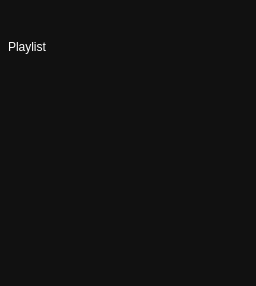
         <widget class="QWidget" name="widgetPlaylist">
          <property name="styleSheet">
           <string notr="true">QWidget {

	background-color : #111111;

}</string>
          </property>
          <layout class="QGridLayout" name="gridLayout_16">
           <property name="leftMargin">
            <number>0</number>
           </property>
           <property name="topMargin">
            <number>0</number>
           </property>
           <property name="rightMargin">
            <number>0</number>
           </property>
           <property name="bottomMargin">
            <number>0</number>
           </property>
           <property name="spacing">
            <number>0</number>
           </property>
           <item row="0" column="0">
            <widget class="QFrame" name="framePlaylistContent">
             <property name="styleSheet">
              <string notr="true">QFrame {

	background-color : #111111;
}</string>
             </property>
             <property name="frameShape">
              <enum>QFrame::NoFrame</enum>
             </property>
             <property name="frameShadow">
              <enum>QFrame::Plain</enum>
             </property>
             <property name="lineWidth">
              <number>0</number>
             </property>
             <layout class="QGridLayout" name="gridLayout_17">
              <property name="leftMargin">
               <number>0</number>
              </property>
              <property name="topMargin">
               <number>0</number>
              </property>
              <property name="rightMargin">
               <number>0</number>
              </property>
              <property name="bottomMargin">
               <number>0</number>
              </property>
              <property name="spacing">
               <number>0</number>
              </property>
              <item row="1" column="0">
               <widget class="QLabel" name="labelPlaylisr">
                <property name="styleSheet">
                 <string notr="true">QLabel {
	font : 77 18pt &quot;Microsoft JhengHei UI&quot;;
	color : #FFFFFF;
	border-radius : 0px;
	text-align : left;
	padding-left: 5px;
}

QLabel::hover {
	color : #4F6FA0;
}
</string>
                </property>
                <property name="text">
                 <string>Playlist</string>
                </property>
               </widget>
              </item>
              <item row="0" column="0">
               <spacer name="verticalSpacer_10">
                <property name="orientation">
                 <enum>Qt::Vertical</enum>
                </property>
                <property name="sizeType">
                 <enum>QSizePolicy::Fixed</enum>
                </property>
                <property name="sizeHint" stdset="0">
                 <size>
                  <width>20</width>
                  <height>40</height>
                 </size>
                </property>
               </spacer>
              </item>
              <item row="3" column="0">
               <widget class="QListView" name="listViewPlaylists">
                <property name="styleSheet">
                 <string notr="true">QListView {
	font : 77 13pt &quot;Microsoft JhengHei UI&quot;;
	color : #FFFFFF;
	border-radius : 0px;
	text-align : left;
	padding-left: 5px;
}

QListView::hover {
	color : #4F6FA0;
}</string>
                </property>
                <property name="frameShadow">
                 <enum>QFrame::Plain</enum>
                </property>
                <property name="dragEnabled">
                 <bool>true</bool>
                </property>
                <property name="dragDropMode">
                 <enum>QAbstractItemView::DragDrop</enum>
                </property>
                <property name="defaultDropAction">
                 <enum>Qt::MoveAction</enum>
                </property>
                <property name="alternatingRowColors">
                 <bool>true</bool>
                </property>
                <property name="resizeMode">
                 <enum>QListView::Fixed</enum>
                </property>
                <property name="layoutMode">
                 <enum>QListView::SinglePass</enum>
                </property>
                <property name="itemAlignment">
                 <set>Qt::AlignLeading</set>
                </property>
               </widget>
              </item>
              <item row="2" column="0">
               <spacer name="verticalSpacer_11">
                <property name="orientation">
                 <enum>Qt::Vertical</enum>
                </property>
                <property name="sizeType">
                 <enum>QSizePolicy::Fixed</enum>
                </property>
                <property name="sizeHint" stdset="0">
                 <size>
                  <width>20</width>
                  <height>40</height>
                 </size>
                </property>
               </spacer>
              </item>
             </layout>
            </widget>
           </item>
          </layout>
         </widget>
